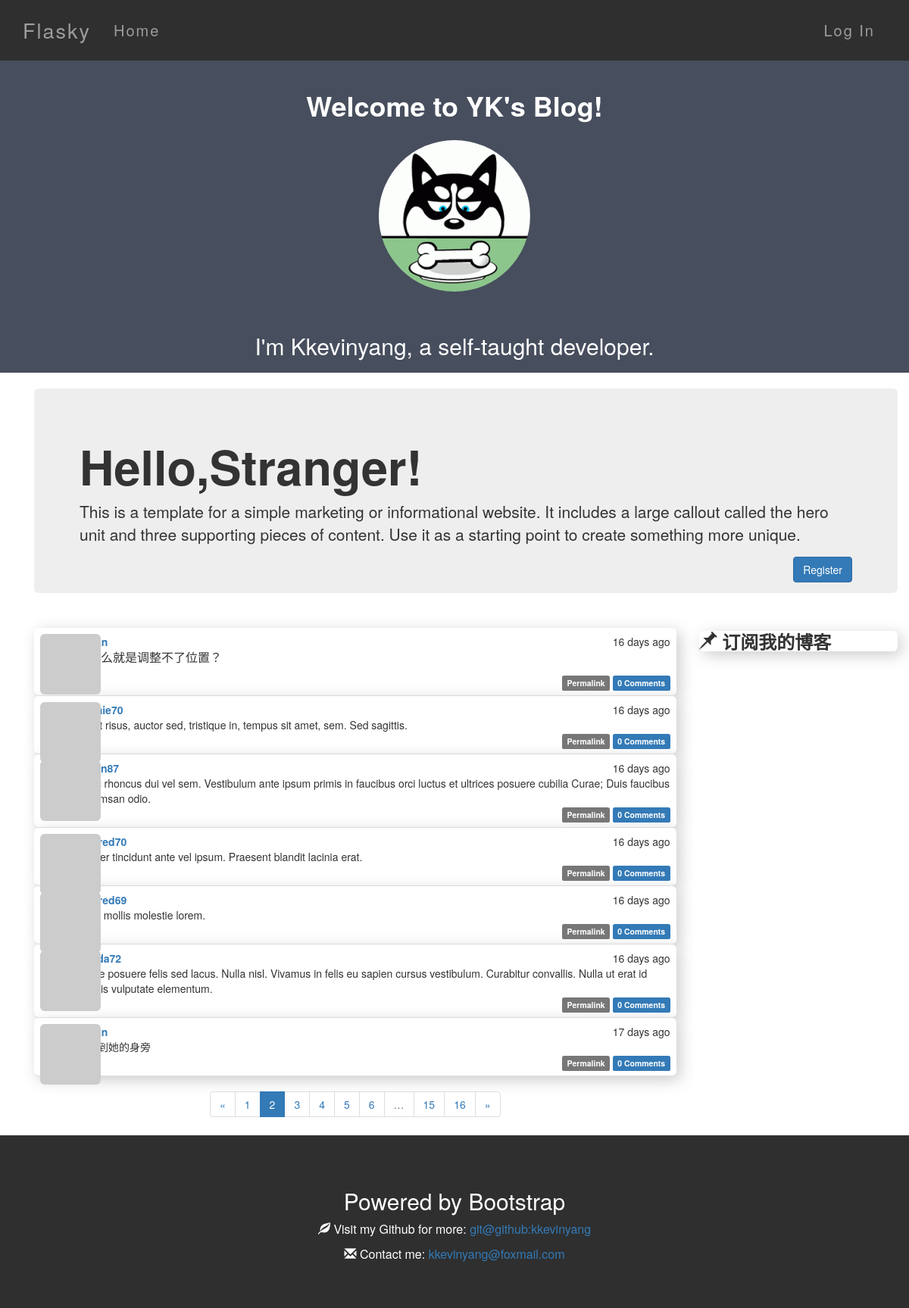
Screenshot of /?page=2 with the database file from the repository.
### app/models.py (models this page shows, shortened)
class Post(db.Model):
    __tablename__ = 'posts'
    id = db.Column(db.Integer, primary_key=True)
    body = db.Column(db.Text)
    timestamp = db.Column(db.DateTime, index=True, default=datetime.utcnow)  # 有默认值
    author_id = db.Column(db.Integer, db.ForeignKey('users.id'))
    body_html = db.Column(db.Text)
    comments = db.relationship('Comment', backref='post', lazy='dynamic')

class User(UserMixin,db.Model):
    __tablename__ = 'users'
    sqlite_autoincrement = True
    id = db.Column(db.Integer, primary_key=True)
    email = db.Column(db.String(64), unique=True, index=True)
    username = db.Column(db.String(64), unique=True, index=True)
    role_id = db.Column(db.Integer, db.ForeignKey('roles.id'))
    password_hash = db.Column(db.String(128))
    confirmed = db.Column(db.Boolean, default=False)
    name = db.Column(db.String(64))
    location = db.Column(db.String(64))
    about_me = db.Column(db.Text())
    member_since = db.Column(db.DateTime(), default=datetime.utcnow)
    last_seen = db.Column(db.DateTime(), default=datetime.utcnow)
    avatar_hash = db.Column(db.String(32))
    posts = db.relationship('Post', backref='author', lazy='dynamic')  # posts和comments都需要关联author才行，所以两个都有
    comments = db.relationship('Comment', backref='author', lazy='dynamic')
    @property
    def password(self):  # 若尝试读取password的值会返回属性错误，因为生成了散列值后不能还原
        raise AttributeError('password is not a readable attribute')
    def gravatar(self, size=100, default='identicon', rating='g'):
        if request.is_secure:
            url = 'https://secure.gravatar.com/avatar'
        else:
            url = 'http://cn.gravatar.com/avatar'
        hash = self.avatar_hash or hashlib.md5(self.email.encode('utf-8')).hexdigest()
        return '{url}/{hash}?s={size}&d={default}&r={rating}'.format(
            url=url, hash=hash, size=size, default=default, rating=rating)

### app/main/views.py (the view)
@main.route('/', methods=['GET', 'POST'])
def index():
    form = PostForm()
    if current_user.can(Permission.WRITE_ARTICLES) and \
            form.validate_on_submit():
        post = Post(body=form.body.data,
                    author=current_user._get_current_object())
        db.session.add(post)
        return redirect(url_for('.index'))
    page = request.args.get('page', 1, type=int)
    pagination = Post.query.order_by(Post.timestamp.desc()).paginate(
        page, per_page=7,
        error_out=False)
    posts = pagination.items
    return render_template('index.html', form=form, posts=posts,
                           pagination=pagination)

### app/auth/views.py (called while the page is built)
@auth.before_app_request
def before_request():
    if current_user.is_authenticated:
        current_user.ping()
        if not current_user.confirmed \
                and request.endpoint[:5] != 'auth.' \
                and request.endpoint != 'static':
            return redirect(url_for('auth.unconfirmed'))

### app/main/__init__.py (called while the page is built)
@main.app_context_processor  # 把permission类加入模板
def inject_permissions():
    return dict(Permission=Permission)

### app/models.py (called while the page is built)
    def can(self, permissions):
        return False

    def is_administrator(self):
        return False

### app/templates/index.html (shortened to what this page needs)
{% extends "base.html" %}
{% import "bootstrap/wtf.html" as wtf %}
{% import "_macros.html" as macros %}
{% block page_content %}
<div class="page-header text-center bg-2">
      <h1>Welcome to YK's Blog!</h1>
      <img src="{{ url_for('static', filename = 'dog.gif') }}" class="me-img img-responsive img-circle margin" alt="me">
      <h2>I'm Kkevinyang, a self-taught developer.</h2>
</div>
{% endblock %}
{% block post_content %}
<div class="container">
    {% if not current_user.is_authenticated %}
    <div class="jumbotron">
        <h1>Hello,Stranger!</h1>
        <p>
         This is a template for a simple marketing or informational website. It includes a large callout called the hero unit and three supporting pieces of content. Use it as a starting point to create something more unique.
        </p>
        <p>
         <a class="btn btn-primary btn-large" href="{{ url_for('auth.register') }}">Register</a>
        </p>
    </div>
    {% endif %}
</div>
<div class="container">
  <div class="row">
    <div class="col-md-9">
      <div class="post">
        <div class="post-tabs">
          {% include '_posts.html' %}
        </div>
      </div>
	  {% if pagination %}
      <div class="pagination text-center">
        {{ macros.pagination_widget(pagination, '.index') }}
      </div>
      {% endif %}
    </div>
    <div class="col-md-3">
      <div class="subscribe shadow frame" data-spy="affix" data-offset-top="611">
        <h3><b><span class="glyphicon glyphicon-pushpin"></span> 订阅我的博客 </b></h3>
      </div>
    </div>
  </div>
</div>
{% endblock %}

### app/templates/_posts.html (shortened to what this page needs)
<ul class="posts">
    {% for post in posts %}
    <li class="post shadow frame">
        <div class="post-thumbnail">
            <a href="{{ url_for('.user', username=post.author.username) }}">
                <img class="img-rounded profile-thumbnail" src="{{ post.author.gravatar(size=40) }}">
            </a>
        </div>
        <div class="post-content">
            <div class="post-date">{{ moment(post.timestamp).fromNow() }}</div>
            <div class="post-author"><a href="{{ url_for('.user', username=post.author.username) }}">{{ post.author.username }}</a></div>
            <div class="post-body">
                {% if post.body_html %}
                    {{ post.body_html | safe }}
                {% else %}
                    {{ post.body }}
                {% endif %}
            </div>
            <div class="post-footer">
                <a href="{{ url_for('.post', id=post.id) }}">
                    <span class="label label-default">Permalink</span>
                </a>
                 <a href="{{ url_for('.post', id=post.id) }}#comments">
                    <span class="label label-primary">{{ post.comments.count() }} Comments</span>
                </a>
            </div>
        </div>
    </li>
    {% endfor %}
</ul>

### app/static/styles.css (style rules this page uses)
.btn { float: right; }
.shadow { box-shadow: 5px 5px 20px #CCC; }
.frame { border-radius: 6px; }
.page-header { padding-top: 20px; margin: 0 0 20px; }
.profile-thumbnail { position: absolute; }
div.post-tabs { margin-top: 16px; }
ul.posts { list-style-type: none; padding: 0px; margin: 16px 0px 0px 0px; border-top: 1px solid #e0e0e0; }
div.post-tabs ul.posts { margin: 0px; border-top: none; }
ul.posts li.post { padding: 8px; border-bottom: 1px solid #e0e0e0; }
div.post-date { float: right; }
div.post-author { font-weight: bold; }
div.post-thumbnail { position: absolute; }
div.post-content { margin-left: 48px; min-height: 48px; }
div.post-footer { text-align: right; }
div.pagination { width: 100%; text-align: center; padding: 0px; margin: 0px; }
.margin { margin-top: 15px; margin-bottom: 35px; }
.me-img { display:inline; width: 200; height: 200; }

### app/static/typography.css (style rules this page uses)
h1,h2,h3,h4,h5 { font-weight: bold; }
p { font-size: 16px; }
.post-body h1,h2,h3,h4,h5 { font-weight: normal; }
div.post-footer { text-align: right; }
.subscribe h3 { font-weight: bold; }

### app/static/color.css (style rules this page uses)
.frame { background-color: #FFF; }
.bg-2 { background-color: #474e5d; color: #ffffff; }

### rows the page displays
Post: timestamp "16 days ago", body_html "为什么就是调整不了位置？", comments.count "0"
Post: timestamp "16 days ago", body "In est risus, auctor sed, tristique in, tempus sit amet, sem. Sed sagittis.", comments.count "0"
Post: timestamp "16 days ago", body "Nunc rhoncus dui vel sem. Vestibulum ante ipsum primis in faucibus orci luctus et ultrices posuere cubilia Curae; Duis faucibus accumsan odio.", comments.count "0"
Post: timestamp "16 days ago", author.username "mildred70", body "Integer tincidunt ante vel ipsum. Praesent blandit lacinia erat.", comments.count "0"
Post: timestamp "16 days ago", author.username "mildred69", body "Nulla mollis molestie lorem.", comments.count "0"
Post: timestamp "16 days ago", body "Fusce posuere felis sed lacus. Nulla nisl. Vivamus in felis eu sapien cursus vestibulum. Curabitur convallis. Nulla ut erat id mauris vulputate elementum.", comments.count "0"
Post: timestamp "17 days ago", body "再回到她的身旁", comments.count "0"

### other values shown
{{ p }} "1" "3" "4" "5" "6" "15" "16"
{{ p }} "2"
